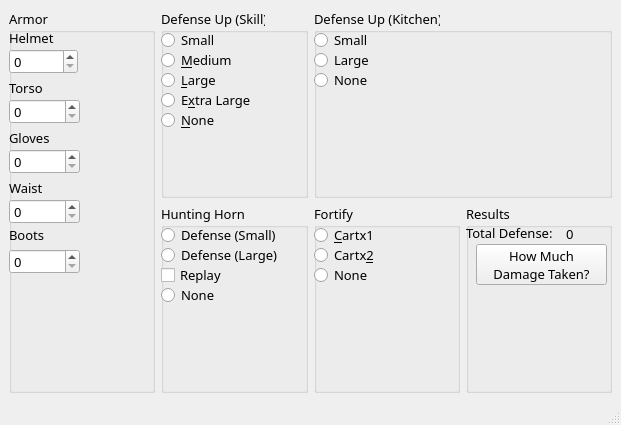
<?xml version="1.0" encoding="UTF-8"?>
<ui version="4.0">
 <class>defensecalculatorwindow</class>
 <widget class="QMainWindow" name="defensecalculatorwindow">
  <property name="geometry">
   <rect>
    <x>0</x>
    <y>0</y>
    <width>621</width>
    <height>425</height>
   </rect>
  </property>
  <property name="font">
   <font>
    <family>Sans</family>
    <pointsize>10</pointsize>
   </font>
  </property>
  <property name="windowTitle">
   <string>Defense Calculator</string>
  </property>
  <widget class="QWidget" name="centralwidget">
   <layout class="QGridLayout" name="gridLayout">
    <item row="0" column="0" rowspan="2">
     <widget class="QGroupBox" name="armor">
      <property name="font">
       <font>
        <family>Sans</family>
        <pointsize>10</pointsize>
       </font>
      </property>
      <property name="title">
       <string>Armor</string>
      </property>
      <widget class="QLabel" name="armor_helmet_label">
       <property name="geometry">
        <rect>
         <x>0</x>
         <y>20</y>
         <width>61</width>
         <height>17</height>
        </rect>
       </property>
       <property name="font">
        <font>
         <family>Sans</family>
         <pointsize>10</pointsize>
        </font>
       </property>
       <property name="text">
        <string>Helmet</string>
       </property>
      </widget>
      <widget class="QSpinBox" name="armor_helmet">
       <property name="geometry">
        <rect>
         <x>0</x>
         <y>40</y>
         <width>69</width>
         <height>25</height>
        </rect>
       </property>
       <property name="minimumSize">
        <size>
         <width>69</width>
         <height>25</height>
        </size>
       </property>
       <property name="font">
        <font>
         <family>Sans</family>
         <pointsize>10</pointsize>
        </font>
       </property>
      </widget>
      <widget class="QLabel" name="armor_torso_label">
       <property name="geometry">
        <rect>
         <x>0</x>
         <y>70</y>
         <width>51</width>
         <height>17</height>
        </rect>
       </property>
       <property name="font">
        <font>
         <family>Sans</family>
         <pointsize>10</pointsize>
        </font>
       </property>
       <property name="text">
        <string>Torso</string>
       </property>
      </widget>
      <widget class="QSpinBox" name="armor_torso">
       <property name="geometry">
        <rect>
         <x>0</x>
         <y>90</y>
         <width>71</width>
         <height>25</height>
        </rect>
       </property>
       <property name="font">
        <font>
         <family>Sans</family>
         <pointsize>10</pointsize>
        </font>
       </property>
      </widget>
      <widget class="QLabel" name="armor_gloves_label">
       <property name="geometry">
        <rect>
         <x>0</x>
         <y>120</y>
         <width>61</width>
         <height>17</height>
        </rect>
       </property>
       <property name="font">
        <font>
         <family>Sans</family>
         <pointsize>10</pointsize>
        </font>
       </property>
       <property name="text">
        <string>Gloves</string>
       </property>
      </widget>
      <widget class="QSpinBox" name="armor_gloves">
       <property name="geometry">
        <rect>
         <x>0</x>
         <y>140</y>
         <width>71</width>
         <height>25</height>
        </rect>
       </property>
       <property name="font">
        <font>
         <family>Sans</family>
         <pointsize>10</pointsize>
        </font>
       </property>
      </widget>
      <widget class="QLabel" name="armor_waist_label">
       <property name="geometry">
        <rect>
         <x>0</x>
         <y>170</y>
         <width>51</width>
         <height>17</height>
        </rect>
       </property>
       <property name="font">
        <font>
         <family>Sans</family>
         <pointsize>10</pointsize>
        </font>
       </property>
       <property name="text">
        <string>Waist</string>
       </property>
      </widget>
      <widget class="QSpinBox" name="armor_waist">
       <property name="geometry">
        <rect>
         <x>0</x>
         <y>190</y>
         <width>71</width>
         <height>25</height>
        </rect>
       </property>
       <property name="font">
        <font>
         <family>Sans</family>
         <pointsize>10</pointsize>
        </font>
       </property>
      </widget>
      <widget class="QLabel" name="armor_boots_label">
       <property name="geometry">
        <rect>
         <x>0</x>
         <y>217</y>
         <width>51</width>
         <height>17</height>
        </rect>
       </property>
       <property name="font">
        <font>
         <family>Sans</family>
         <pointsize>10</pointsize>
        </font>
       </property>
       <property name="text">
        <string>Boots</string>
       </property>
      </widget>
      <widget class="QSpinBox" name="armor_boots">
       <property name="geometry">
        <rect>
         <x>0</x>
         <y>240</y>
         <width>71</width>
         <height>25</height>
        </rect>
       </property>
       <property name="font">
        <font>
         <family>Sans</family>
         <pointsize>10</pointsize>
        </font>
       </property>
      </widget>
     </widget>
    </item>
    <item row="0" column="1">
     <widget class="QGroupBox" name="defense_up_skill">
      <property name="font">
       <font>
        <family>Sans</family>
        <pointsize>10</pointsize>
       </font>
      </property>
      <property name="title">
       <string>Defense Up (Skill)</string>
      </property>
      <widget class="QRadioButton" name="defense_up_skill_small">
       <property name="geometry">
        <rect>
         <x>0</x>
         <y>20</y>
         <width>71</width>
         <height>22</height>
        </rect>
       </property>
       <property name="font">
        <font>
         <family>Sans</family>
         <pointsize>10</pointsize>
        </font>
       </property>
       <property name="text">
        <string>Small</string>
       </property>
      </widget>
      <widget class="QRadioButton" name="defense_up_skill_medium">
       <property name="geometry">
        <rect>
         <x>0</x>
         <y>40</y>
         <width>91</width>
         <height>22</height>
        </rect>
       </property>
       <property name="font">
        <font>
         <family>Sans</family>
         <pointsize>10</pointsize>
        </font>
       </property>
       <property name="text">
        <string>&amp;Medium</string>
       </property>
      </widget>
      <widget class="QRadioButton" name="defense_up_skill_large">
       <property name="geometry">
        <rect>
         <x>0</x>
         <y>60</y>
         <width>71</width>
         <height>22</height>
        </rect>
       </property>
       <property name="font">
        <font>
         <family>Sans</family>
         <pointsize>10</pointsize>
        </font>
       </property>
       <property name="text">
        <string>&amp;Large</string>
       </property>
      </widget>
      <widget class="QRadioButton" name="defense_up_skill_extra_large">
       <property name="geometry">
        <rect>
         <x>0</x>
         <y>80</y>
         <width>121</width>
         <height>22</height>
        </rect>
       </property>
       <property name="font">
        <font>
         <family>Sans</family>
         <pointsize>10</pointsize>
        </font>
       </property>
       <property name="text">
        <string>E&amp;xtra Large</string>
       </property>
      </widget>
      <widget class="QRadioButton" name="defense_up_skill_none">
       <property name="geometry">
        <rect>
         <x>0</x>
         <y>100</y>
         <width>71</width>
         <height>22</height>
        </rect>
       </property>
       <property name="font">
        <font>
         <family>Sans</family>
         <pointsize>10</pointsize>
        </font>
       </property>
       <property name="text">
        <string>&amp;None</string>
       </property>
      </widget>
     </widget>
    </item>
    <item row="0" column="2" colspan="2">
     <widget class="QGroupBox" name="defense_up_kitchen">
      <property name="font">
       <font>
        <family>Sans</family>
        <pointsize>10</pointsize>
       </font>
      </property>
      <property name="title">
       <string>Defense Up (Kitchen)</string>
      </property>
      <widget class="QRadioButton" name="defense_up_kitchen_small">
       <property name="geometry">
        <rect>
         <x>0</x>
         <y>20</y>
         <width>71</width>
         <height>22</height>
        </rect>
       </property>
       <property name="font">
        <font>
         <family>Sans</family>
         <pointsize>10</pointsize>
        </font>
       </property>
       <property name="text">
        <string>Small</string>
       </property>
      </widget>
      <widget class="QRadioButton" name="defense_up_kitchen_large">
       <property name="geometry">
        <rect>
         <x>0</x>
         <y>40</y>
         <width>71</width>
         <height>22</height>
        </rect>
       </property>
       <property name="font">
        <font>
         <family>Sans</family>
         <pointsize>10</pointsize>
        </font>
       </property>
       <property name="text">
        <string>Large</string>
       </property>
      </widget>
      <widget class="QRadioButton" name="defense_up_kitchen_none">
       <property name="geometry">
        <rect>
         <x>0</x>
         <y>60</y>
         <width>71</width>
         <height>22</height>
        </rect>
       </property>
       <property name="font">
        <font>
         <family>Sans</family>
         <pointsize>10</pointsize>
        </font>
       </property>
       <property name="text">
        <string>None</string>
       </property>
      </widget>
     </widget>
    </item>
    <item row="1" column="1">
     <widget class="QGroupBox" name="hunting_horn">
      <property name="font">
       <font>
        <family>Sans</family>
        <pointsize>10</pointsize>
       </font>
      </property>
      <property name="title">
       <string>Hunting Horn</string>
      </property>
      <widget class="QRadioButton" name="hunting_horn_small">
       <property name="geometry">
        <rect>
         <x>0</x>
         <y>20</y>
         <width>151</width>
         <height>22</height>
        </rect>
       </property>
       <property name="font">
        <font>
         <family>Sans</family>
         <pointsize>10</pointsize>
        </font>
       </property>
       <property name="text">
        <string>Defense (Small)</string>
       </property>
      </widget>
      <widget class="QRadioButton" name="hunting_horn_large">
       <property name="geometry">
        <rect>
         <x>0</x>
         <y>40</y>
         <width>151</width>
         <height>22</height>
        </rect>
       </property>
       <property name="font">
        <font>
         <family>Sans</family>
         <pointsize>10</pointsize>
        </font>
       </property>
       <property name="text">
        <string>Defense (Large)</string>
       </property>
      </widget>
      <widget class="QCheckBox" name="hunting_horn_replay">
       <property name="geometry">
        <rect>
         <x>0</x>
         <y>60</y>
         <width>81</width>
         <height>22</height>
        </rect>
       </property>
       <property name="font">
        <font>
         <family>Sans</family>
         <pointsize>10</pointsize>
        </font>
       </property>
       <property name="text">
        <string>Replay</string>
       </property>
      </widget>
      <widget class="QRadioButton" name="hunting_horn_none">
       <property name="geometry">
        <rect>
         <x>0</x>
         <y>80</y>
         <width>71</width>
         <height>22</height>
        </rect>
       </property>
       <property name="font">
        <font>
         <family>Sans</family>
         <pointsize>10</pointsize>
        </font>
       </property>
       <property name="text">
        <string>None</string>
       </property>
      </widget>
     </widget>
    </item>
    <item row="1" column="2">
     <widget class="QGroupBox" name="fortify">
      <property name="font">
       <font>
        <family>Sans</family>
        <pointsize>10</pointsize>
       </font>
      </property>
      <property name="title">
       <string>Fortify</string>
      </property>
      <widget class="QRadioButton" name="fortify_cart1">
       <property name="geometry">
        <rect>
         <x>0</x>
         <y>20</y>
         <width>81</width>
         <height>22</height>
        </rect>
       </property>
       <property name="font">
        <font>
         <family>Sans</family>
         <pointsize>10</pointsize>
        </font>
       </property>
       <property name="text">
        <string>&amp;Cartx1</string>
       </property>
      </widget>
      <widget class="QRadioButton" name="fortify_cart2">
       <property name="geometry">
        <rect>
         <x>0</x>
         <y>40</y>
         <width>81</width>
         <height>22</height>
        </rect>
       </property>
       <property name="font">
        <font>
         <family>Sans</family>
         <pointsize>10</pointsize>
        </font>
       </property>
       <property name="text">
        <string>Cartx&amp;2</string>
       </property>
      </widget>
      <widget class="QRadioButton" name="fortify_none">
       <property name="geometry">
        <rect>
         <x>0</x>
         <y>60</y>
         <width>71</width>
         <height>22</height>
        </rect>
       </property>
       <property name="font">
        <font>
         <family>Sans</family>
         <pointsize>10</pointsize>
        </font>
       </property>
       <property name="text">
        <string>None</string>
       </property>
      </widget>
     </widget>
    </item>
    <item row="1" column="3">
     <widget class="QGroupBox" name="groupBox">
      <property name="title">
       <string>Results</string>
      </property>
      <widget class="QLabel" name="total_defense_label">
       <property name="geometry">
        <rect>
         <x>0</x>
         <y>20</y>
         <width>111</width>
         <height>17</height>
        </rect>
       </property>
       <property name="font">
        <font>
         <family>Sans</family>
         <pointsize>10</pointsize>
        </font>
       </property>
       <property name="text">
        <string>Total Defense:</string>
       </property>
      </widget>
      <widget class="QLabel" name="total_defense_display">
       <property name="geometry">
        <rect>
         <x>100</x>
         <y>20</y>
         <width>41</width>
         <height>20</height>
        </rect>
       </property>
       <property name="font">
        <font>
         <family>Sans</family>
         <pointsize>10</pointsize>
        </font>
       </property>
       <property name="text">
        <string>0</string>
       </property>
      </widget>
      <widget class="QPushButton" name="calculate_push_button">
       <property name="geometry">
        <rect>
         <x>10</x>
         <y>40</y>
         <width>131</width>
         <height>41</height>
        </rect>
       </property>
       <property name="font">
        <font>
         <family>Sans</family>
         <pointsize>10</pointsize>
        </font>
       </property>
       <property name="text">
        <string>How Much
Damage Taken?</string>
       </property>
      </widget>
     </widget>
    </item>
   </layout>
  </widget>
  <widget class="QMenuBar" name="menubar">
   <property name="geometry">
    <rect>
     <x>0</x>
     <y>0</y>
     <width>621</width>
     <height>25</height>
    </rect>
   </property>
  </widget>
  <widget class="QStatusBar" name="statusbar"/>
 </widget>
 <resources/>
 <connections/>
</ui>
